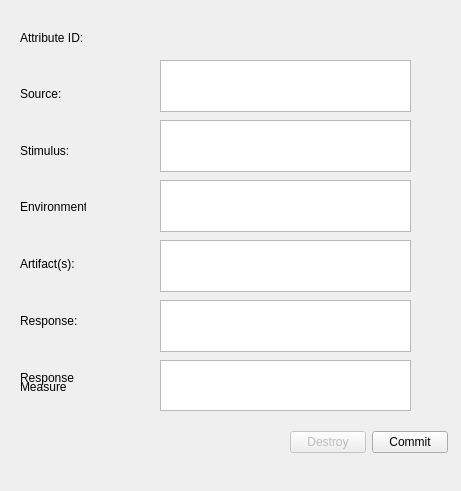
<?xml version="1.0" encoding="UTF-8"?>
<ui version="4.0">
 <class>AttributeTab</class>
 <widget class="QWidget" name="AttributeTab">
  <property name="geometry">
   <rect>
    <x>0</x>
    <y>0</y>
    <width>461</width>
    <height>491</height>
   </rect>
  </property>
  <property name="windowTitle">
   <string>Form</string>
  </property>
  <widget class="QWidget" name="layoutWidget">
   <property name="geometry">
    <rect>
     <x>160</x>
     <y>60</y>
     <width>251</width>
     <height>351</height>
    </rect>
   </property>
   <layout class="QVBoxLayout" name="CrFillout">
    <property name="spacing">
     <number>8</number>
    </property>
    <item>
     <widget class="QPlainTextEdit" name="srcedfill"/>
    </item>
    <item>
     <widget class="QPlainTextEdit" name="stimedfill"/>
    </item>
    <item>
     <widget class="QPlainTextEdit" name="envedfill"/>
    </item>
    <item>
     <widget class="QPlainTextEdit" name="afctfill"/>
    </item>
    <item>
     <widget class="QPlainTextEdit" name="rspedfill"/>
    </item>
    <item>
     <widget class="QPlainTextEdit" name="rspmedfill"/>
    </item>
   </layout>
  </widget>
  <widget class="QWidget" name="layoutWidget_2">
   <property name="geometry">
    <rect>
     <x>20</x>
     <y>70</y>
     <width>66</width>
     <height>331</height>
    </rect>
   </property>
   <layout class="QVBoxLayout" name="CrLabel">
    <property name="spacing">
     <number>10</number>
    </property>
    <item>
     <widget class="QLabel" name="srclbl">
      <property name="text">
       <string>Source:</string>
      </property>
     </widget>
    </item>
    <item>
     <widget class="QLabel" name="stimlbl">
      <property name="text">
       <string>Stimulus:</string>
      </property>
     </widget>
    </item>
    <item>
     <widget class="QLabel" name="envlbl">
      <property name="text">
       <string>Environment:</string>
      </property>
     </widget>
    </item>
    <item>
     <widget class="QLabel" name="afctlbl">
      <property name="text">
       <string>Artifact(s):</string>
      </property>
     </widget>
    </item>
    <item>
     <widget class="QLabel" name="rsplbl">
      <property name="text">
       <string>Response:</string>
      </property>
     </widget>
    </item>
    <item>
     <widget class="QLabel" name="rspmlbl">
      <property name="text">
       <string>Response</string>
      </property>
     </widget>
    </item>
   </layout>
  </widget>
  <widget class="QWidget" name="layoutWidget_3">
   <property name="geometry">
    <rect>
     <x>290</x>
     <y>430</y>
     <width>158</width>
     <height>25</height>
    </rect>
   </property>
   <layout class="QHBoxLayout" name="RButtons">
    <item>
     <widget class="QPushButton" name="TabDestroyComplete">
      <property name="enabled">
       <bool>false</bool>
      </property>
      <property name="text">
       <string>Destroy</string>
      </property>
     </widget>
    </item>
    <item>
     <widget class="QPushButton" name="TabAddComplete">
      <property name="text">
       <string>Commit</string>
      </property>
     </widget>
    </item>
   </layout>
  </widget>
  <widget class="QLabel" name="rspmlab">
   <property name="geometry">
    <rect>
     <x>20</x>
     <y>380</y>
     <width>47</width>
     <height>13</height>
    </rect>
   </property>
   <property name="text">
    <string>Measure:</string>
   </property>
  </widget>
  <widget class="QLabel" name="commit_confirm">
   <property name="geometry">
    <rect>
     <x>20</x>
     <y>430</y>
     <width>261</width>
     <height>20</height>
    </rect>
   </property>
   <property name="text">
    <string/>
   </property>
  </widget>
  <widget class="QWidget" name="layoutWidget_4">
   <property name="geometry">
    <rect>
     <x>20</x>
     <y>30</y>
     <width>331</width>
     <height>16</height>
    </rect>
   </property>
   <layout class="QHBoxLayout" name="Attr_dets">
    <item>
     <widget class="QLabel" name="attIDlbl">
      <property name="text">
       <string>Attribute ID:</string>
      </property>
     </widget>
    </item>
    <item>
     <widget class="QLabel" name="idLabell">
      <property name="text">
       <string/>
      </property>
     </widget>
    </item>
   </layout>
  </widget>
 </widget>
 <resources/>
 <connections/>
</ui>
